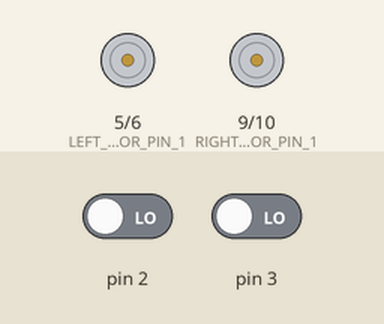
This sketch was run on a simulated Arduino Uno, built with avr-gcc and run on an emulated ATmega328P. Parts: motor-driver pin pairs drawn as motors (green arrow = first pin HIGH = forward, orange = second pin HIGH = backward, longer = more drive). Inputs (shaded band) come from the test bench; at power-on: pin 2 LOW, pin 3 LOW. What the sketch prints to the serial monitor is not drawn.

Above: at 2.5 s.
At 7.5 s:
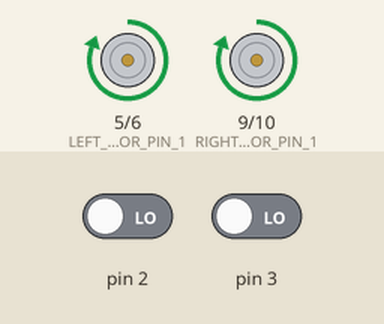
At 12.5 s:
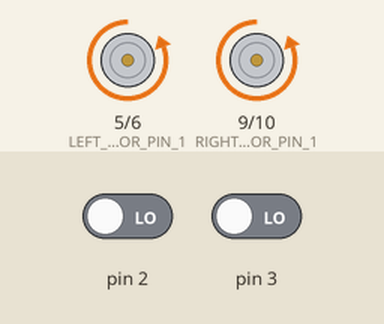
At 22.5 s:
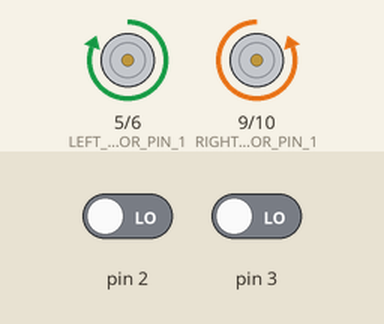
Timing chart, 0 to 32.6 s (numbered marks = the images above):
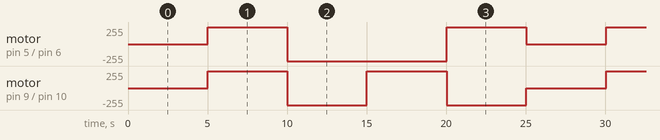

Measured:
- by itself, motor on pin 5 (LEFT_MOTOR_PIN_1) / pin 6 (LEFT_MOTOR_PIN_2): repeats every 25.0 s: backward 255/255 10.0 s, forward 255/255 5.0 s, stopped 5.0 s, forward 255/255 5.0 s
- by itself, motor on pin 9 (RIGHT_MOTOR_PIN_1) / pin 10 (RIGHT_MOTOR_PIN_2): repeats every 25.0 s: backward 255/255 5.0 s, forward 255/255 5.0 s, backward 255/255 5.0 s, stopped 5.0 s, forward 255/255 5.0 s

The sketch:

driver_motors_math_encoders.ino
```cpp
// Скетч для управления моторами используя драйвер (демо)

// выводы к которым подключен драйвер моторов
#define LEFT_MOTOR_PIN_1          5
#define LEFT_MOTOR_PIN_2          6
#define RIGHT_MOTOR_PIN_1         9
#define RIGHT_MOTOR_PIN_2         10

#define LEFT_ENCODER_INTERRUPT_NB   0  // номер прерывания
#define RIGHT_ENCODER_INTERRUPT_NB  1  // номер прерывания

#define TIME_PUB_PERIOD_MS        5000  // интервал публикации значений

#define ROBOT_LINEAR              0.5      // линейная скорость робота
#define ROBOT_ANGULAR             0.0      // угловая скорость робота

#define WHEEL_BASE                0.184     // база колесная в метрах
#define WHEEL_DIAMETER            0.084     // диаметр колеса в метрах
#define WHEEL_IMPULSE_COUNT       1225.0    // количество импульсов на оборот колеса

#define MOTOR_VALUE_MAX           255      // максимальное значение подаваемое на драйвер
#define MOTOR_VALUE_MIN           50       // минимальное значение подаваемое на драйвер

#define COUNT_MOTORS              2         // количество моторов

// стороны робота
#define LEFT                      0
#define RIGHT                     1

// режимы управления
#define STOP                      0
#define MOVE_FRONT                1
#define MOVE_REAR                 2
#define ROTATE_LEFT               3
#define ROTATE_RIGHT              4

unsigned long last_time; // время последней публикации
int mode = STOP;         // режим управления

float linear = ROBOT_LINEAR;
float angular = ROBOT_ANGULAR;

volatile float enc_count[COUNT_MOTORS] = {0.0, 0.0};      // счетчик для левого колеса
volatile float speed_wheel[COUNT_MOTORS] = {0.0, 0.0};    // скорость моторов

void setup() {
  // инициализация выходов на драйверы управления моторами
  pinMode(LEFT_MOTOR_PIN_1, OUTPUT);
  pinMode(LEFT_MOTOR_PIN_2, OUTPUT);
  pinMode(RIGHT_MOTOR_PIN_1, OUTPUT);
  pinMode(RIGHT_MOTOR_PIN_2, OUTPUT);

  // инициализация прерываний
  attachInterrupt(LEFT_ENCODER_INTERRUPT_NB,  callBackInterruptLeftEncoder, CHANGE);
  attachInterrupt(RIGHT_ENCODER_INTERRUPT_NB, callBackInterruptRightEncoder, CHANGE);

  Serial.begin(115200);
}

void loop(){
    // демонстрационное вращение моторами с заданной скоростью и сменой направления по таймеру
    switchMode();
    go(mode);

    float V = linear;                      //линейная скорость
    float W = angular;                     //угловая скорость
    float r = WHEEL_DIAMETER/2.0;          //радиус колеса
    float L = WHEEL_BASE;                  //база робота

    // вычисление требуемой скорости вращения колес (рад/с)
    speed_wheel[LEFT] = (1.0 / r) * V - (L / r) * W;
    speed_wheel[RIGHT] = (1.0 / r) * V + (L / r) * W;

    // передаем значения драйверам двигателей (преобразуя значения скорости к значениям ШИМ)
    moveMotor(getMotorValue(speed_wheel[LEFT]), LEFT);
    moveMotor(getMotorValue(speed_wheel[RIGHT]), RIGHT);

    Serial.print("L_count: ");
    Serial.print(enc_count[LEFT]);
    Serial.print(", R_count: ");
    Serial.println(enc_count[RIGHT]);

    Serial.print("L_rad: ");
    Serial.print(impulse2rad(enc_count[LEFT]));
    Serial.print(", R_rad: ");
    Serial.println(impulse2rad(enc_count[RIGHT]));

    Serial.print("L_meters: ");
    Serial.print(impulse2meters(enc_count[LEFT]));
    Serial.print(", R_meters: ");
    Serial.println(impulse2meters(enc_count[RIGHT]));

    Serial.println("--------------------------------");
}

// управление мотором на определенной стороне робота
void moveMotor(int value, int side){
  // избавляемся от переполнения ШИМ
  if (value>MOTOR_VALUE_MAX)
    value = MOTOR_VALUE_MAX;
  if (value<-MOTOR_VALUE_MAX)
    value = -MOTOR_VALUE_MAX;

  // убираем значения ниже минимального значения при котором моторы могут вращаться
  if (value < 0 && value >= -MOTOR_VALUE_MIN)
    value = -MOTOR_VALUE_MIN;
  if (value > 0 && value <= MOTOR_VALUE_MIN)
    value = MOTOR_VALUE_MIN;

  // определяем направление вращения и передаем значения на драйвер
  if (value>=0) {
    if (value==0){
      // стоп мотор
      analogWrite(side==LEFT ? LEFT_MOTOR_PIN_1 : RIGHT_MOTOR_PIN_1, 0);
      analogWrite(side==LEFT ? LEFT_MOTOR_PIN_2 : RIGHT_MOTOR_PIN_2, 0);
    } else {
      // вращение вперед
      analogWrite(side==LEFT ? LEFT_MOTOR_PIN_1 : RIGHT_MOTOR_PIN_1, abs(value));
      analogWrite(side==LEFT ? LEFT_MOTOR_PIN_2 : RIGHT_MOTOR_PIN_2, 0);
    }
  } else {
    // вращение назад
    analogWrite(side==LEFT ? LEFT_MOTOR_PIN_1 : RIGHT_MOTOR_PIN_1, 0);
    analogWrite(side==LEFT ? LEFT_MOTOR_PIN_2 : RIGHT_MOTOR_PIN_2, abs(value));
  }
}

// получаем направление вращения двигателя относительно значения скорости вращения
float getRotationDir(float value){
  if (value>=0) {
    if (value==0){
      return 0.0;
    }
    else
    {
      return 1.0;
    }
  }
  else
  {
    return -1.0;
  }
}

// обработчик прерывания для левого колеса
inline void callBackInterruptLeftEncoder() {
  enc_count[LEFT] += getRotationDir(speed_wheel[LEFT]);
}

// обработчик прерывания для правого колеса
inline void callBackInterruptRightEncoder() {
  enc_count[RIGHT] += getRotationDir(speed_wheel[RIGHT]);
}

// преобразование импульсов в метры
inline float impulse2meters(float x) {
  return (x / WHEEL_IMPULSE_COUNT) * M_PI * WHEEL_DIAMETER;
}

// преобразование импульсов в радианы
inline float impulse2rad(float x) {
  return (x / WHEEL_IMPULSE_COUNT) * 2.0 * M_PI;
}

// изменение режима управления по заданному интервалу
void switchMode(){
  // вычисление интервала времени от последней публикации
  unsigned long time = millis() - last_time;

  // проверяем нужно ли менять режим
  if (time > TIME_PUB_PERIOD_MS) {
    mode++;
    if(mode > ROTATE_RIGHT)
    {
      mode = STOP;
    }
    last_time = millis(); // фиксируем время последней публикации
  }
}

// режимы управления (передача значений драйверу)
void go(int mode){
  switch(mode){
  case MOVE_FRONT:
    angular = 0.0;
    linear = ROBOT_LINEAR;
    break;
  case MOVE_REAR:
    angular = 0.0;
    linear = -ROBOT_LINEAR;
    break;
  case ROTATE_LEFT:
    angular = M_PI;
    linear = 0.0;
    break;
  case ROTATE_RIGHT:
    angular = -M_PI;
    linear = 0.0;
    break;
  case STOP:
    angular = 0.0;
    linear = 0.0;
    break;
  }
}

// функция преобразования значения скорости в значение ШИМ сигнала
int getMotorValue(float value){
  return map(value*100, -(2 * M_PI * 100), (2 * M_PI * 100), -255, 255);
}
```
